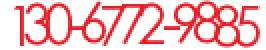
#> input picture ScrapeLib/pytesser/testphone2.png, 133 x 25 px (shown 2 times larger)
$ python test_tesseract.py   (Python 2 division)
#> lines starting #> are read from the running program, lines starting #| are printed output that depends on the picture; after the words box and inside, x2 and y2 are one past the last pixel; in counts of white or black regions, pixels touching at a corner belong together
from PIL import Image, ImageEnhance, ImageFilter
import pdb
import numpy as np
# import matplotlib.pyplot as plt
import pytesseract
from PIL import ImageEnhance

def inverse_image (img):
    pixels = img.load()
    for x in range(img.width):
        for y in range(img.height):
            temp = 255 if pixels[x, y] < 128 else 0
            img.putpixel((x,y), (temp,))
    return img

def black_image (img):
    pixels = img.load()
    for x in range(img.width):
        for y in range(img.height):
            temp = 255 if pixels[x, y] > 224 else 0
            img.putpixel((x,y), (temp,))
    return img

def format_image(img):
    img_n = img.convert('L')
    img_n = img_n.resize((img.size[0] * 4, img.size[1] * 4), Image.NEAREST)
    return img_n

def enhance_image(img):
    img_n = ImageEnhance.Brightness(img).enhance(1.6)
    img_n = ImageEnhance.Contrast(img_n).enhance(2)
    return img_n

def smooth_image(img):
    img_s = img.filter(ImageFilter.GaussianBlur(radius = 2))
    img_s = black_image(img_s)
    # img_s = img_s.filter(ImageFilter.EDGE_ENHANCE)
    return img_s

def recognize_numbers(img):
    # img.show()
    img_n = format_image(img)
    img_n = enhance_image(img_n)
    img_n = black_image(img_n)
    img_n = smooth_image(img_n)
    img_n.show()
    result = pytesseract.image_to_string(img_n, lang='eng', config='-oem 3 -psm 7 digits')
    # result = pytesseract.image_to_string(img_n, lang='eng', config='-oem 3 -psm 7')
    # result = pytesseract.image_to_string(img_n, lang='chi_sim', config='-oem 3 -psm 7')
    return result

if __name__ == '__main__':
    # im = Image.open('checkcode0.png')
    # im = Image.open('testphone2.png')
    im = Image.open('testphone2.png')
#> im is the input picture: PIL image 133x25 P; mean R, G, B 250.3, 196.8, 198.8
    print recognize_numbers(im)
#> in format_image, `img_n = img.convert('L')`:
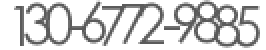
#> img_n: PIL image 133x25 L (shown 2 times larger); min 91, max 255, mean 213.1
#> in format_image, `img_n = img_n.resize((img.size[0] * 4, img.size[1] * 4), Image.NEAREST)`:
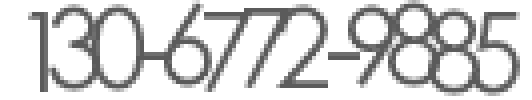
#> img_n: PIL image 532x100 L; min 91, max 255, mean 213.1
#> in enhance_image, `img_n = ImageEnhance.Brightness(img).enhance(1.6)`:
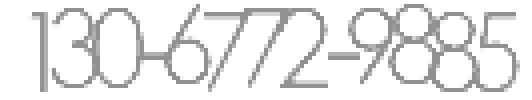
#> img_n: PIL image 532x100 L; min 145, max 255, mean 233.9
#> in enhance_image, `img_n = ImageEnhance.Contrast(img_n).enhance(2)`:
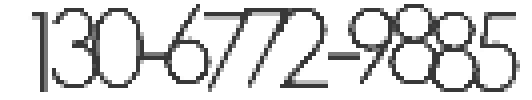
#> img_n: PIL image 532x100 L; min 56, max 255, mean 217.9
#> after the loop in black_image, `for x in range(img.width):`:
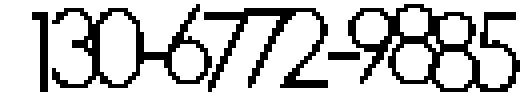
#> img: PIL image 532x100 L; 77.7% white; 5 black regions, box (x1, y1, x2, y2) and area: (348, 4, 520, 92) 4672, (52, 4, 212, 88) 3344, (204, 8, 328, 92) 2912, (32, 12, 48, 92) 704, (328, 52, 360, 60) 256
#> in smooth_image, `img_s = img.filter(ImageFilter.GaussianBlur(radius = 2))`:
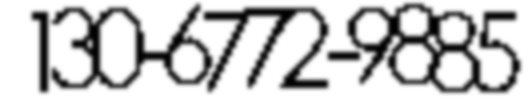
#> img_s: PIL image 532x100 L; min 0, max 255, mean 198
#> after the loop in black_image (call 2), `for x in range(img.width):`:
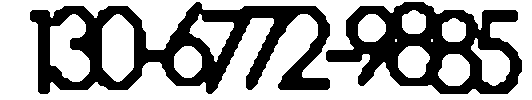
#> img: PIL image 532x100 L; 62.4% white; 2 black regions, box (x1, y1, x2, y2) and area: (30, 2, 330, 94) 11646, (326, 2, 522, 94) 8381
#> (the call stopped at in recognize_numbers, `result = pytesseract.image_to_string(img_n, lang='eng', config='-oem 3..`: pytesseract is not available in this run)

$ run again, with ScrapeLib/pytesser/checkcode1.png copied over ScrapeLib/pytesser/testphone2.png
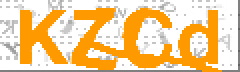
#> input picture ScrapeLib/pytesser/checkcode1.png, 120 x 36 px (shown 2 times larger)
#> im is the input picture: PIL image 120x36 RGB; mean R, G, B 244.4, 208.5, 154.7
#> after the loop in black_image, `for x in range(img.width):`:
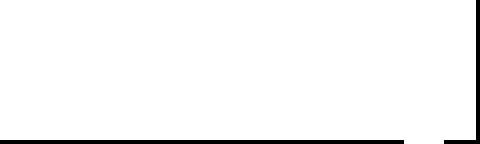
#> img: PIL image 480x144 L; 96.6% white; 2 black regions, box (x1, y1, x2, y2) and area: (0, 140, 404, 144) 1616, (444, 0, 480, 144) 704
#> after the loop in black_image (call 2), `for x in range(img.width):`:
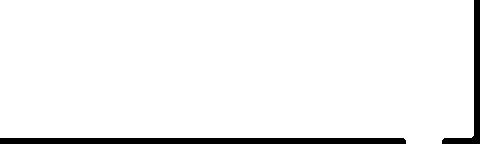
#> img: PIL image 480x144 L; 95% white; 2 black regions, box (x1, y1, x2, y2) and area: (0, 138, 406, 144) 2433, (442, 0, 480, 144) 1056

$ run again, with ScrapeLib/pytesser/fonts_test.png copied over ScrapeLib/pytesser/testphone2.png
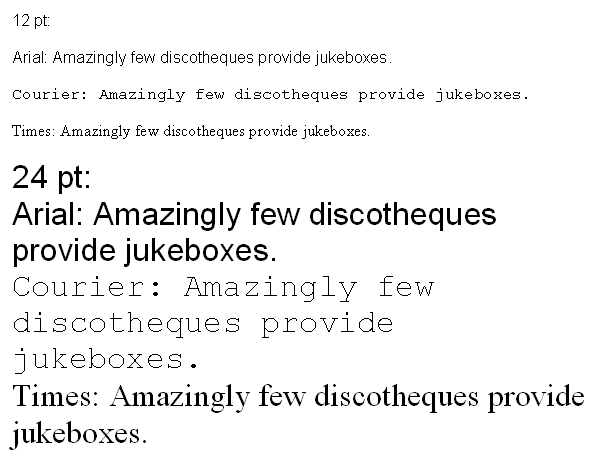
#> input picture ScrapeLib/pytesser/fonts_test.png, 598 x 464 px
#> im is the input picture: PIL image 598x464 RGB; mean R, G, B 242, 242, 242
#> after the loop in black_image (call 2), `for x in range(img.width):`:
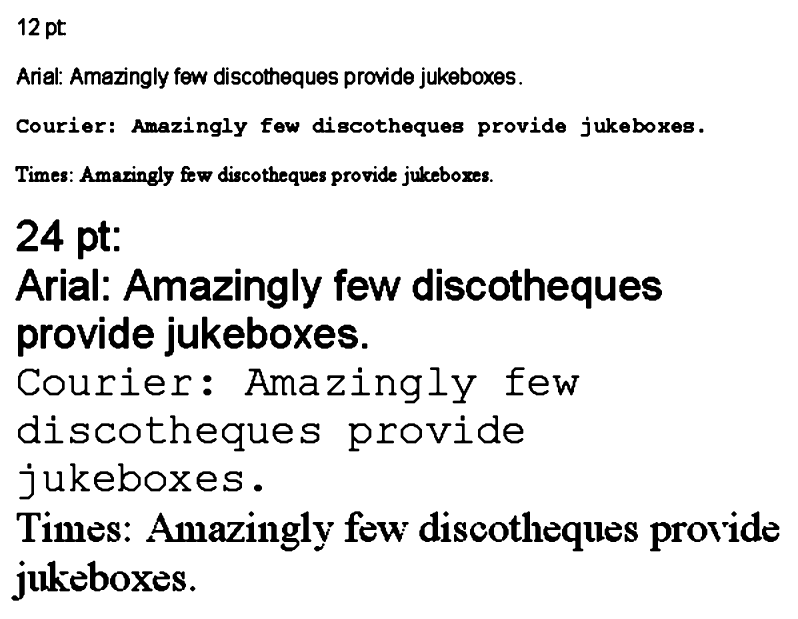
#> img: PIL image 2392x1856 L (shown at 1/3 size); 91.1% white; 310 black regions, largest, box (x1, y1, x2, y2) and area: (454, 1538, 622, 1626) 5475, (734, 1106, 890, 1186) 4106, (462, 830, 558, 902) 4069
